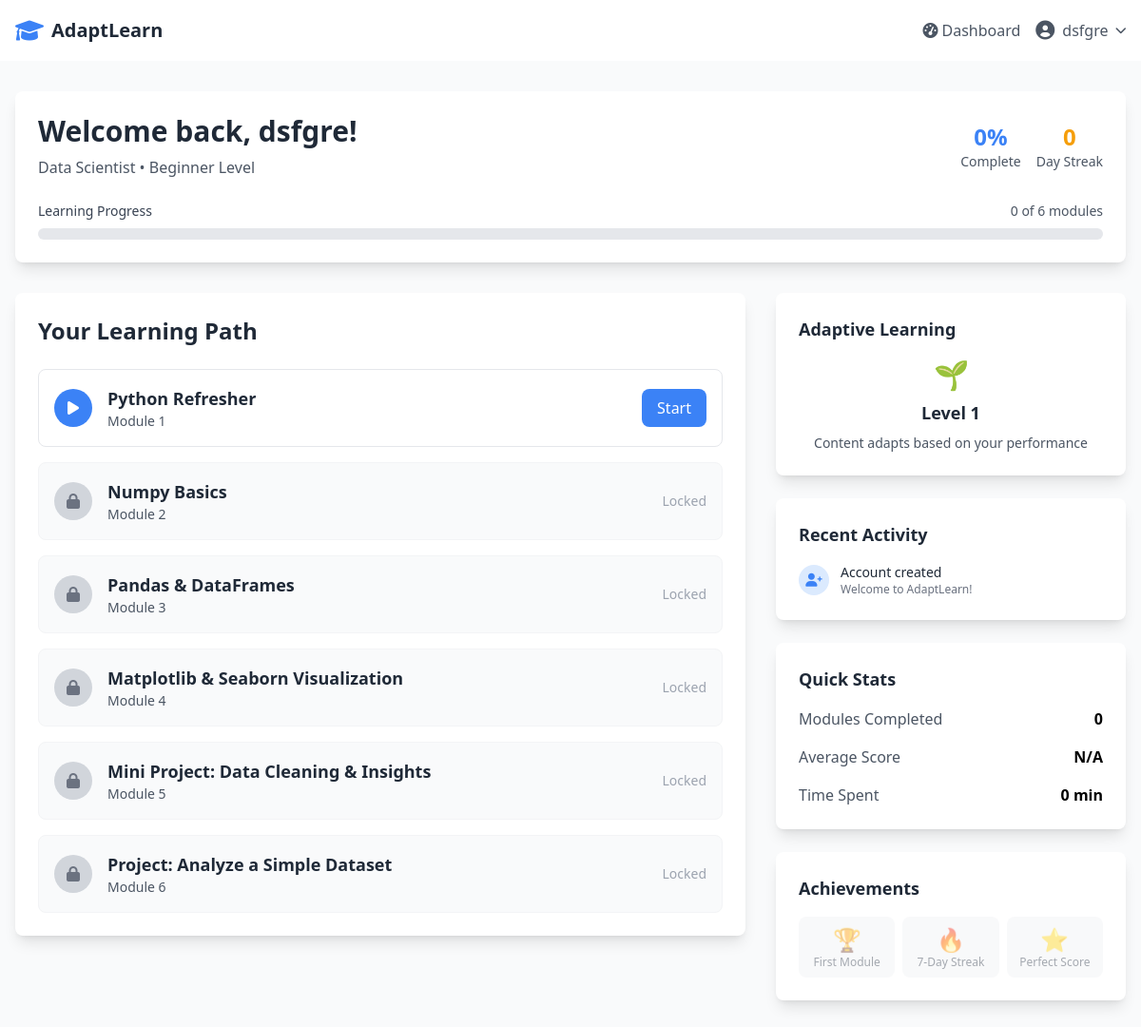
The app's page /dashboard (signed in) with its own data.
### models.py (models this page shows, shortened)
class User(UserMixin, db.Model):
    __tablename__ = 'users'
    id = db.Column(db.Integer, primary_key=True)
    name = db.Column(db.String(100), nullable=False)
    email = db.Column(db.String(120), unique=True, nullable=False)
    password_hash = db.Column(db.String(128), nullable=False)
    role = db.Column(db.String(50))  # software_engineer, data_scientist, data_engineer
    level = db.Column(db.String(20))  # beginner, intermediate, pro
    current_progress = db.Column(db.Integer, default=1)  # Current unlocked module
    created_at = db.Column(db.DateTime, default=datetime.utcnow)
    progress = db.relationship('Progress', backref='user', uselist=False)
    quiz_results = db.relationship('QuizResult', backref='user', lazy=True)

class LearningPath(db.Model):
    __tablename__ = 'learning_paths'
    id = db.Column(db.Integer, primary_key=True)
    role = db.Column(db.String(50), nullable=False)
    level = db.Column(db.String(20), nullable=False)
    module_order = db.Column(db.Integer, nullable=False)
    module_name = db.Column(db.String(200), nullable=False)
    description = db.Column(db.Text)
    estimated_duration = db.Column(db.Integer)  # in minutes
    contents = db.relationship('Content', backref='module', lazy=True)
    quiz_results = db.relationship('QuizResult', backref='module', lazy=True)

### app.py (the view)
@app.route('/dashboard')
@login_required
def dashboard():
    learning_path = LearningPath.query.filter_by(
        role=current_user.role,
        level=current_user.level
    ).order_by(LearningPath.module_order).all()
    progress = Progress.query.filter_by(user_id=current_user.id).first()
    if not progress:
        progress = Progress(user_id=current_user.id, completed_modules=[], difficulty=1)
        db.session.add(progress)
        db.session.commit()
    return render_template('dashboard.html',
                         learning_path=learning_path,
                         progress=progress,
                         user=current_user)

### app.py (called while the page is built)
@login_manager.user_loader
def load_user(user_id):
    return User.query.get(int(user_id))

### templates/dashboard.html (shortened to what this page needs)
{% extends "base.html" %}
{% block content %}
<div class="min-h-screen bg-gray-50 py-8">
    <div class="max-w-7xl mx-auto px-4">
        <div class="bg-white rounded-lg shadow-lg p-6 mb-8">
            <div class="flex flex-col md:flex-row justify-between items-start md:items-center">
                <div>
                    <h1 class="text-3xl font-bold text-gray-800">Welcome back, {{ user.name }}!</h1>
                    <p class="text-gray-600 mt-2">
                        {{ user.role.replace('_', ' ').title() }} • {{ user.level.title() }} Level
                    </p>
                </div>
                <div class="mt-4 md:mt-0">
                    <div class="flex items-center space-x-4">
                        <div class="text-center">
                            <div class="text-2xl font-bold text-primary" id="completionPercentage">0%</div>
                            <div class="text-sm text-gray-600">Complete</div>
                        </div>
                        <div class="text-center">
                            <div class="text-2xl font-bold text-accent" id="currentStreak">0</div>
                            <div class="text-sm text-gray-600">Day Streak</div>
                        </div>
                    </div>
                </div>
            </div>
            <div class="mt-6">
                <div class="flex justify-between items-center mb-2">
                    <span class="text-sm font-medium text-gray-700">Learning Progress</span>
                    <span class="text-sm text-gray-600" id="progressText">0 of {{ learning_path|length }} modules</span>
                </div>
                <div class="w-full bg-gray-200 rounded-full h-3">
                </div>
            </div>
        </div>
        <div class="grid lg:grid-cols-3 gap-8">
            <div class="lg:col-span-2">
                <div class="bg-white rounded-lg shadow-lg p-6">
                    <h2 class="text-2xl font-bold text-gray-800 mb-6">Your Learning Path</h2>
                    <div class="space-y-4">
                        {% for module in learning_path %}
                        <div class="module-card border rounded-lg p-4 transition-all duration-200 hover:shadow-md
                                    {% if module.module_order <= user.current_progress %}bg-white border-gray-200{% else %}bg-gray-50 border-gray-100{% endif %}"
                             data-module-id="{{ module.id }}" data-module-order="{{ module.module_order }}">
                            <div class="flex items-center justify-between">
                                <div class="flex items-center space-x-4">
                                    <div class="flex-shrink-0">
                                        {% if progress and module.id in progress.completed_modules %}
                                        <div class="w-10 h-10 bg-success rounded-full flex items-center justify-center">
                                            <i class="fas fa-check text-white"></i>
                                        </div>
                                        {% elif module.module_order == user.current_progress %}
                                        <div class="w-10 h-10 bg-primary rounded-full flex items-center justify-center">
                                            <i class="fas fa-play text-white"></i>
                                        </div>
                                        {% elif module.module_order < user.current_progress %}
                                        <div class="w-10 h-10 bg-success rounded-full flex items-center justify-center">
                                            <i class="fas fa-check text-white"></i>
                                        </div>
                                        {% else %}
                                        <div class="w-10 h-10 bg-gray-300 rounded-full flex items-center justify-center">
                                            <i class="fas fa-lock text-gray-500"></i>
                                        </div>
                                        {% endif %}
                                    </div>
                                    <div>
                                        <h3 class="text-lg font-semibold text-gray-800">{{ module.module_name }}</h3>
                                        <p class="text-sm text-gray-600">Module {{ module.module_order }}</p>
                                    </div>
                                </div>
                                <div class="flex items-center space-x-2">
                                    {% if module.module_order <= user.current_progress %}
                                    <button onclick="startModule('{{ module.id }}')"
                                            class="bg-primary text-white px-4 py-2 rounded-lg hover:bg-secondary transition-colors">
                                        {% if progress and module.id in progress.completed_modules %}
                                        Review
                                        {% else %}
                                        Start
                                        {% endif %}
                                    </button>
                                    {% else %}
                                    <span class="text-gray-400 text-sm">Locked</span>
                                    {% endif %}
                                </div>
                            </div>
                        </div>
                        {% endfor %}
                    </div>
                </div>
            </div>
            <div class="space-y-6">
                <div class="bg-white rounded-lg shadow-lg p-6">
                    <h3 class="text-lg font-semibold text-gray-800 mb-4">Adaptive Learning</h3>
                    <div class="text-center">
                        <div class="text-3xl mb-2" id="difficultyIcon">🎯</div>
                        <div class="text-lg font-semibold text-gray-800" id="difficultyLevel">
                        </div>
                        <div class="text-sm text-gray-600 mt-2">
                            Content adapts based on your performance
                        </div>
                    </div>
                </div>
                <div class="bg-white rounded-lg shadow-lg p-6">
                    <h3 class="text-lg font-semibold text-gray-800 mb-4">Recent Activity</h3>
                    <div class="space-y-3" id="recentActivity">
                        <div class="flex items-center space-x-3">
                            <div class="w-8 h-8 bg-blue-100 rounded-full flex items-center justify-center">
                                <i class="fas fa-user-plus text-blue-500 text-sm"></i>
                            </div>
                            <div>
                                <div class="text-sm font-medium text-gray-800">Account created</div>
                                <div class="text-xs text-gray-500">Welcome to AdaptLearn!</div>
                            </div>
                        </div>
                    </div>
                </div>
                <div class="bg-white rounded-lg shadow-lg p-6">
                    <h3 class="text-lg font-semibold text-gray-800 mb-4">Quick Stats</h3>
                    <div class="space-y-4">
                        <div class="flex justify-between items-center">
                            <span class="text-gray-600">Modules Completed</span>
                            <span class="font-semibold" id="completedModules">0</span>
                        </div>
                        <div class="flex justify-between items-center">
                            <span class="text-gray-600">Average Score</span>
                            <span class="font-semibold" id="averageScore">N/A</span>
                        </div>
                        <div class="flex justify-between items-center">
                            <span class="text-gray-600">Time Spent</span>
                            <span class="font-semibold" id="timeSpent">0 min</span>
                        </div>
                    </div>
                </div>
                <div class="bg-white rounded-lg shadow-lg p-6">
                    <h3 class="text-lg font-semibold text-gray-800 mb-4">Achievements</h3>
                    <div class="grid grid-cols-3 gap-2" id="achievements">
                        <div class="text-center p-2 bg-gray-100 rounded-lg opacity-50">
                            <div class="text-2xl">🏆</div>
                            <div class="text-xs text-gray-600">First Module</div>
                        </div>
                        <div class="text-center p-2 bg-gray-100 rounded-lg opacity-50">
                            <div class="text-2xl">🔥</div>
                            <div class="text-xs text-gray-600">7-Day Streak</div>
                        </div>
                        <div class="text-center p-2 bg-gray-100 rounded-lg opacity-50">
                            <div class="text-2xl">⭐</div>
                            <div class="text-xs text-gray-600">Perfect Score</div>
                        </div>
                    </div>
                </div>
            </div>
        </div>
    </div>
</div>
{% endblock %}

### templates/base.html (shortened to what this page needs)
<!DOCTYPE html>
<html lang="en">
<head>
    <script src="https://cdn.tailwindcss.com"></script>
    <link href="https://cdnjs.cloudflare.com/ajax/libs/font-awesome/6.0.0/css/all.min.css" rel="stylesheet">
</head>
<body class="bg-gray-50 min-h-screen">
    <nav class="bg-white shadow-lg">
        <div class="max-w-7xl mx-auto px-4">
            <div class="flex justify-between h-16">
                <div class="flex items-center">
                    <a href="/" class="flex items-center space-x-2">
                        <i class="fas fa-graduation-cap text-2xl text-primary"></i>
                        <span class="text-xl font-bold text-gray-800">AdaptLearn</span>
                    </a>
                </div>
                <div class="flex items-center space-x-4">
                    {% if current_user.is_authenticated %}
                        <a href="{{ url_for('dashboard') }}" class="text-gray-600 hover:text-primary">
                            <i class="fas fa-tachometer-alt mr-1"></i>Dashboard
                        </a>
                        <div class="relative group">
                            <button class="flex items-center space-x-2 text-gray-600 hover:text-primary">
                                <i class="fas fa-user-circle text-xl"></i>
                                <span>{{ current_user.name }}</span>
                                <i class="fas fa-chevron-down text-xs"></i>
                            </button>
                        </div>
                    {% else %}
                        <a href="{{ url_for('login') }}" class="text-gray-600 hover:text-primary">Login</a>
                        <a href="{{ url_for('signup') }}" class="bg-primary text-white px-4 py-2 rounded-lg hover:bg-secondary transition-colors">
                            Sign Up
                        </a>
                    {% endif %}
                </div>
            </div>
        </div>
    </nav>
    <main class="flex-1">
        {% block content %}{% endblock %}
    </main>
</body>
</html>

### records on screen
User: name "dsfgre", role.replace "Data Scientist", level "Beginner"
LearningPath: module_name "Python Refresher", module_order "1", shows "Start"
LearningPath: module_name "Numpy Basics", module_order "2", shows "Locked"
LearningPath: module_name "Pandas & DataFrames", module_order "3", shows "Locked"
LearningPath: module_name "Matplotlib & Seaborn Visualization", module_order "4", shows "Locked"
LearningPath: module_name "Mini Project: Data Cleaning & Insights", module_order "5", shows "Locked"
LearningPath: module_name "Project: Analyze a Simple Dataset", module_order "6", shows "Locked"
